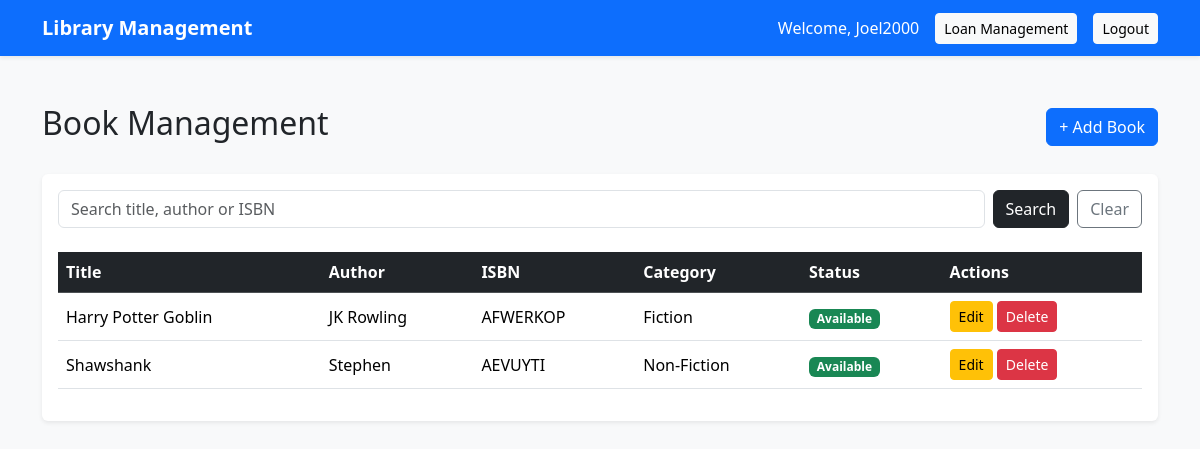
The app's page /books/ (signed in) with its own data.
### books/models.py (models this page shows, shortened)
class Book(models.Model):
    CATEGORY_CHOICES = [
        ("fiction", "Fiction"),
        ("nonfiction", "Non-Fiction"),
        ("science", "Science"),
        ("technology", "Technology"),
        ("history", "History"),
        ("education", "Education"),
        ("other", "Other"),
    ]
    title = models.CharField(max_length=200)
    author = models.CharField(max_length=150)
    isbn = models.CharField(max_length=20, unique=True)
    category = models.CharField(
        max_length=20,
        choices=CATEGORY_CHOICES
    )
    availability_status = models.BooleanField(default=True)

### books/views.py (the view)
# urls.py: path("", views.book_list, name="book_list"),
@login_required(login_url="member_login")
def book_list(request):
    search = request.GET.get("search", "").strip()
    books = Book.objects.all().order_by("title")
    if search:
        books = books.filter(
            Q(title__icontains=search)
            | Q(author__icontains=search)
            | Q(isbn__icontains=search)
        )
    return render(request, "books/book_list.html", {
        "books": books,
        "search": search,
    })

### books/templates/books/book_list.html (shortened to what this page needs)
<!DOCTYPE html>
<html lang="en">
<head>
    <link href="https://cdn.jsdelivr.net/npm/bootstrap@5.3.3/dist/css/bootstrap.min.css"
          rel="stylesheet">
</head>
<body class="bg-light">
<nav class="navbar navbar-expand-lg navbar-dark bg-primary shadow-sm">
    <div class="container">
        <a class="navbar-brand fw-bold" href="{% url 'book_list' %}">
            Library Management
        </a>
        <div class="d-flex align-items-center gap-3">
            <span class="text-white">
                Welcome, {{ request.user.username }}
            </span>
            <a href="{% url 'loan_list' %}"
       class="btn btn-light btn-sm">
        Loan Management
    </a>
            <form method="POST" action="{% url 'member_logout' %}">
                <button type="submit" class="btn btn-light btn-sm">
                    Logout
                </button>
            </form>
        </div>
    </div>
</nav>
<div class="container py-5">
    <div class="d-flex justify-content-between align-items-center mb-4">
        <h2>Book Management</h2>
        <a href="{% url 'book_create' %}" class="btn btn-primary">
            + Add Book
        </a>
    </div>
    <div class="card shadow-sm border-0">
        <div class="card-body">
            <form method="GET" class="d-flex gap-2 mb-4">
                <input
                    type="text"
                    name="search"
                    class="form-control"
                    placeholder="Search title, author or ISBN"
                    value="{{ search }}"
                >
                <button type="submit" class="btn btn-dark">
                    Search
                </button>
                <a href="{% url 'book_list' %}"
                   class="btn btn-outline-secondary">
                    Clear
                </a>
            </form>
            <div class="table-responsive">
                <table class="table table-hover align-middle">
                    <thead class="table-dark">
                        <tr>
                            <th>Title</th>
                            <th>Author</th>
                            <th>ISBN</th>
                            <th>Category</th>
                            <th>Status</th>
                            <th>Actions</th>
                        </tr>
                    </thead>
                    <tbody>
                        {% for book in books %}
                        <tr>
                            <td>{{ book.title }}</td>
                            <td>{{ book.author }}</td>
                            <td>{{ book.isbn }}</td>
                            <td>{{ book.get_category_display }}</td>
                            <td>
                                {% if book.availability_status %}
                                    <span class="badge bg-success">
                                        Available
                                    </span>
                                {% else %}
                                    <span class="badge bg-danger">
                                        Borrowed
                                    </span>
                                {% endif %}
                            </td>
                            <td>
                                <a href="{% url 'book_update' book.pk %}"
                                   class="btn btn-sm btn-warning">
                                    Edit
                                </a>
                                <a href="{% url 'book_delete' book.pk %}"
                                   class="btn btn-sm btn-danger">
                                    Delete
                                </a>
                            </td>
                        </tr>
                        {% empty %}
                        <tr>
                            <td colspan="6" class="text-center py-4">
                                No books found.
                            </td>
                        </tr>
                        {% endfor %}
                    </tbody>
                </table>
            </div>
        </div>
    </div>
</div>
</body>
</html>

### records on screen
Book: title "Harry Potter Goblin", author "JK Rowling", isbn "AFWERKOP", category "Fiction", availability_status "Available"
Book: title "Shawshank", author "Stephen", isbn "AEVUYTI", category "Non-Fiction", availability_status "Available"

### other values on screen
{{ request.user.username }} "Joel2000"
